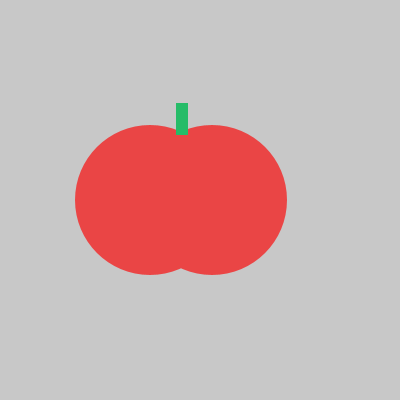
Frame 1 (no input)
Frame 60 (the mouse pressed at the canvas centre just before this capture): identical to frame 1, image omitted
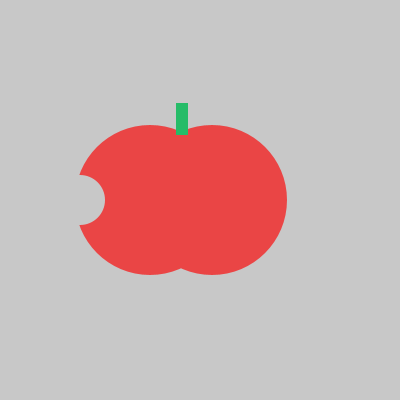
Frame 120 (the mouse held since frame 60 and released just before this capture)

The Processing sketch that drew these frames (run headless with seeded random() and noise(); from frame 60 on, the mouse is pressed at the canvas centre):

// Processing sketch: tasty_tomato
// ── tasty_tomato.pde
void setup() {
    size(400, 400);
}
void draw() {
    background(200, 200, 200);
    noStroke();
    fill(#EA4545);
    ellipse(150, 200, 150, 150);
    ellipse(212, 200, 150, 150);
    fill(#26BC68);
    rect(176, 103, 12, 32);
    fill(200, 200, 200);
   if(mousePressed){
     ellipse(80,200,50,50);
}
}
